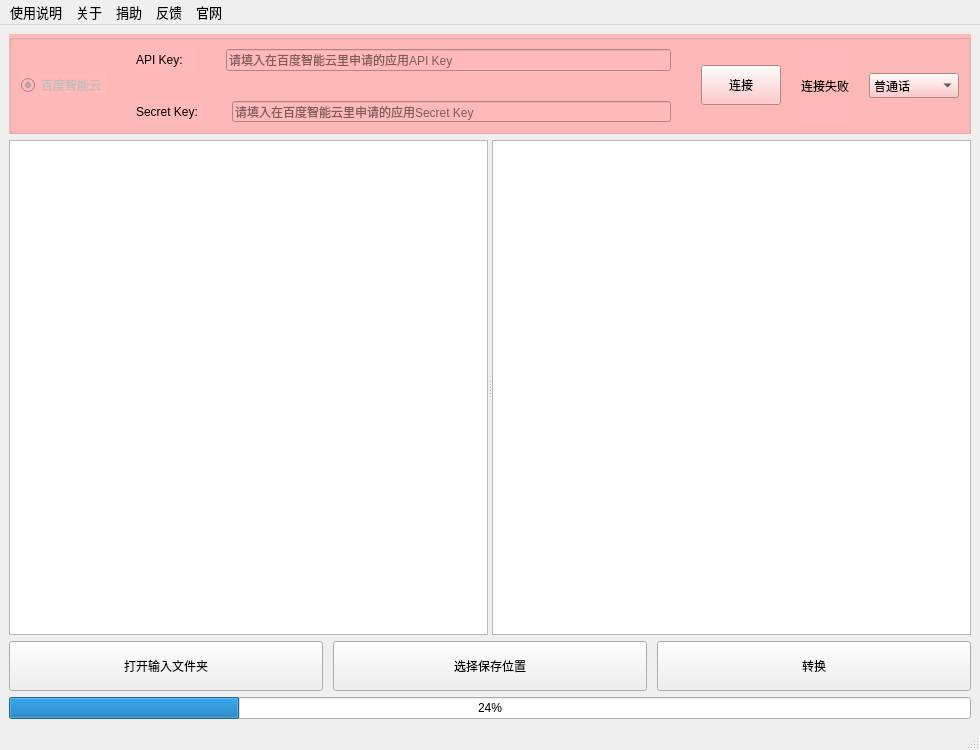
<?xml version="1.0" encoding="UTF-8"?>
<ui version="4.0">
 <author>carrt0t2</author>
 <class>MainWindow</class>
 <widget class="QMainWindow" name="MainWindow">
  <property name="geometry">
   <rect>
    <x>0</x>
    <y>0</y>
    <width>980</width>
    <height>750</height>
   </rect>
  </property>
  <property name="sizePolicy">
   <sizepolicy hsizetype="Preferred" vsizetype="Preferred">
    <horstretch>0</horstretch>
    <verstretch>0</verstretch>
   </sizepolicy>
  </property>
  <property name="windowTitle">
   <string>MainWindow</string>
  </property>
  <widget class="QWidget" name="centralwidget">
   <property name="enabled">
    <bool>true</bool>
   </property>
   <layout class="QGridLayout" name="gridLayout_2">
    <item row="0" column="0">
     <widget class="QGroupBox" name="groupBox">
      <property name="enabled">
       <bool>true</bool>
      </property>
      <property name="maximumSize">
       <size>
        <width>16777215</width>
        <height>100</height>
       </size>
      </property>
      <property name="styleSheet">
       <string notr="true">background-color:rgb(255, 185, 185);</string>
      </property>
      <property name="title">
       <string/>
      </property>
      <property name="checkable">
       <bool>false</bool>
      </property>
      <layout class="QGridLayout" name="gridLayout">
       <item row="0" column="0">
        <layout class="QHBoxLayout" name="horizontalLayout_5">
         <property name="spacing">
          <number>30</number>
         </property>
         <item>
          <widget class="QRadioButton" name="service_choice_radioButton">
           <property name="enabled">
            <bool>false</bool>
           </property>
           <property name="font">
            <font>
             <weight>50</weight>
             <bold>false</bold>
            </font>
           </property>
           <property name="cursor">
            <cursorShape>ArrowCursor</cursorShape>
           </property>
           <property name="toolTip">
            <string>目前只支持百度智能云，看需求添加腾讯云、阿里云、华为云等等</string>
           </property>
           <property name="statusTip">
            <string>目前只支持百度智能云，看需求添加腾讯云、阿里云、华为云等等</string>
           </property>
           <property name="text">
            <string>百度智能云</string>
           </property>
           <property name="checked">
            <bool>true</bool>
           </property>
          </widget>
         </item>
         <item>
          <layout class="QVBoxLayout" name="verticalLayout">
           <item>
            <layout class="QHBoxLayout" name="horizontalLayout">
             <item>
              <widget class="QLabel" name="apikey_label">
               <property name="toolTip">
                <string>请填入在百度智能云里申请的应用API Key</string>
               </property>
               <property name="statusTip">
                <string>请填入在百度智能云里申请的应用API Key</string>
               </property>
               <property name="text">
                <string>API Key:    </string>
               </property>
              </widget>
             </item>
             <item>
              <widget class="QLineEdit" name="apikey_edit">
               <property name="toolTip">
                <string>请填入在百度智能云里申请的应用API Key</string>
               </property>
               <property name="statusTip">
                <string>请填入在百度智能云里申请的应用API Key</string>
               </property>
               <property name="placeholderText">
                <string>请填入在百度智能云里申请的应用API Key</string>
               </property>
              </widget>
             </item>
            </layout>
           </item>
           <item>
            <layout class="QHBoxLayout" name="horizontalLayout_2">
             <item>
              <widget class="QLabel" name="secretkey_label">
               <property name="toolTip">
                <string>请填入在百度智能云里申请的应用Secret Key</string>
               </property>
               <property name="statusTip">
                <string>请填入在百度智能云里申请的应用Secret Key</string>
               </property>
               <property name="text">
                <string>Secret Key: </string>
               </property>
              </widget>
             </item>
             <item>
              <widget class="QLineEdit" name="secretkey_edit">
               <property name="toolTip">
                <string>请填入在百度智能云里申请的应用Secret Key</string>
               </property>
               <property name="statusTip">
                <string>请填入在百度智能云里申请的应用Secret Key</string>
               </property>
               <property name="inputMethodHints">
                <set>Qt::ImhNone</set>
               </property>
               <property name="inputMask">
                <string/>
               </property>
               <property name="text">
                <string/>
               </property>
               <property name="echoMode">
                <enum>QLineEdit::Normal</enum>
               </property>
               <property name="placeholderText">
                <string>请填入在百度智能云里申请的应用Secret Key</string>
               </property>
              </widget>
             </item>
            </layout>
           </item>
          </layout>
         </item>
         <item>
          <layout class="QHBoxLayout" name="horizontalLayout_4">
           <property name="spacing">
            <number>20</number>
           </property>
           <item>
            <widget class="QPushButton" name="connection_button">
             <property name="minimumSize">
              <size>
               <width>0</width>
               <height>40</height>
              </size>
             </property>
             <property name="toolTip">
              <string>连接至百度智能云</string>
             </property>
             <property name="statusTip">
              <string>连接至百度智能云</string>
             </property>
             <property name="text">
              <string>连接</string>
             </property>
            </widget>
           </item>
           <item>
            <widget class="QLabel" name="connection_status_label">
             <property name="text">
              <string>连接失败</string>
             </property>
            </widget>
           </item>
           <item>
            <widget class="QComboBox" name="voice_language_combobox">
             <property name="minimumSize">
              <size>
               <width>0</width>
               <height>25</height>
              </size>
             </property>
             <property name="toolTip">
              <string>默认选择普通话</string>
             </property>
             <property name="statusTip">
              <string>默认选择普通话</string>
             </property>
             <item>
              <property name="text">
               <string>普通话</string>
              </property>
             </item>
             <item>
              <property name="text">
               <string>英语</string>
              </property>
             </item>
             <item>
              <property name="text">
               <string>粤语</string>
              </property>
             </item>
             <item>
              <property name="text">
               <string>四川话</string>
              </property>
             </item>
             <item>
              <property name="text">
               <string>普通话远场</string>
              </property>
             </item>
            </widget>
           </item>
          </layout>
         </item>
        </layout>
       </item>
      </layout>
     </widget>
    </item>
    <item row="1" column="0">
     <widget class="QSplitter" name="splitter">
      <property name="orientation">
       <enum>Qt::Horizontal</enum>
      </property>
      <widget class="QTableView" name="tableView">
       <property name="toolTip">
        <string>待转换的文件</string>
       </property>
       <property name="statusTip">
        <string>待转换的文件</string>
       </property>
      </widget>
      <widget class="QTableView" name="tableView_2">
       <property name="toolTip">
        <string>转换完的文件及情况</string>
       </property>
       <property name="statusTip">
        <string>转换完的文件及情况</string>
       </property>
      </widget>
     </widget>
    </item>
    <item row="2" column="0">
     <layout class="QHBoxLayout" name="horizontalLayout_3">
      <property name="spacing">
       <number>10</number>
      </property>
      <item>
       <widget class="QPushButton" name="open_input_dir_pushButton">
        <property name="minimumSize">
         <size>
          <width>150</width>
          <height>50</height>
         </size>
        </property>
        <property name="toolTip">
         <string>打开amr文件的文件夹</string>
        </property>
        <property name="statusTip">
         <string>打开amr文件的文件夹</string>
        </property>
        <property name="text">
         <string>打开输入文件夹</string>
        </property>
       </widget>
      </item>
      <item>
       <widget class="QPushButton" name="choose_save_pushButton">
        <property name="minimumSize">
         <size>
          <width>150</width>
          <height>50</height>
         </size>
        </property>
        <property name="toolTip">
         <string>选择txt文件的保存位置</string>
        </property>
        <property name="statusTip">
         <string>选择txt文件的保存位置</string>
        </property>
        <property name="text">
         <string>选择保存位置</string>
        </property>
       </widget>
      </item>
      <item>
       <widget class="QPushButton" name="begin_pushButton">
        <property name="minimumSize">
         <size>
          <width>150</width>
          <height>50</height>
         </size>
        </property>
        <property name="toolTip">
         <string>开始转换</string>
        </property>
        <property name="statusTip">
         <string>开始转换</string>
        </property>
        <property name="text">
         <string>转换</string>
        </property>
       </widget>
      </item>
     </layout>
    </item>
    <item row="3" column="0">
     <widget class="QProgressBar" name="progressBar">
      <property name="value">
       <number>24</number>
      </property>
     </widget>
    </item>
   </layout>
  </widget>
  <widget class="QMenuBar" name="menubar">
   <property name="geometry">
    <rect>
     <x>0</x>
     <y>0</y>
     <width>980</width>
     <height>29</height>
    </rect>
   </property>
   <property name="font">
    <font>
     <pointsize>10</pointsize>
    </font>
   </property>
   <widget class="QMenu" name="menu_2">
    <property name="title">
     <string>使用说明</string>
    </property>
   </widget>
   <widget class="QMenu" name="menu_3">
    <property name="title">
     <string>关于</string>
    </property>
   </widget>
   <widget class="QMenu" name="menu">
    <property name="title">
     <string>捐助</string>
    </property>
   </widget>
   <widget class="QMenu" name="menu_4">
    <property name="title">
     <string>反馈</string>
    </property>
   </widget>
   <widget class="QMenu" name="menu_5">
    <property name="title">
     <string>官网</string>
    </property>
   </widget>
   <addaction name="menu_2"/>
   <addaction name="menu_3"/>
   <addaction name="menu"/>
   <addaction name="menu_4"/>
   <addaction name="menu_5"/>
  </widget>
  <widget class="QStatusBar" name="statusbar"/>
  <action name="action_key">
   <property name="text">
    <string>添加百度云key</string>
   </property>
  </action>
 </widget>
 <resources/>
 <connections/>
</ui>
